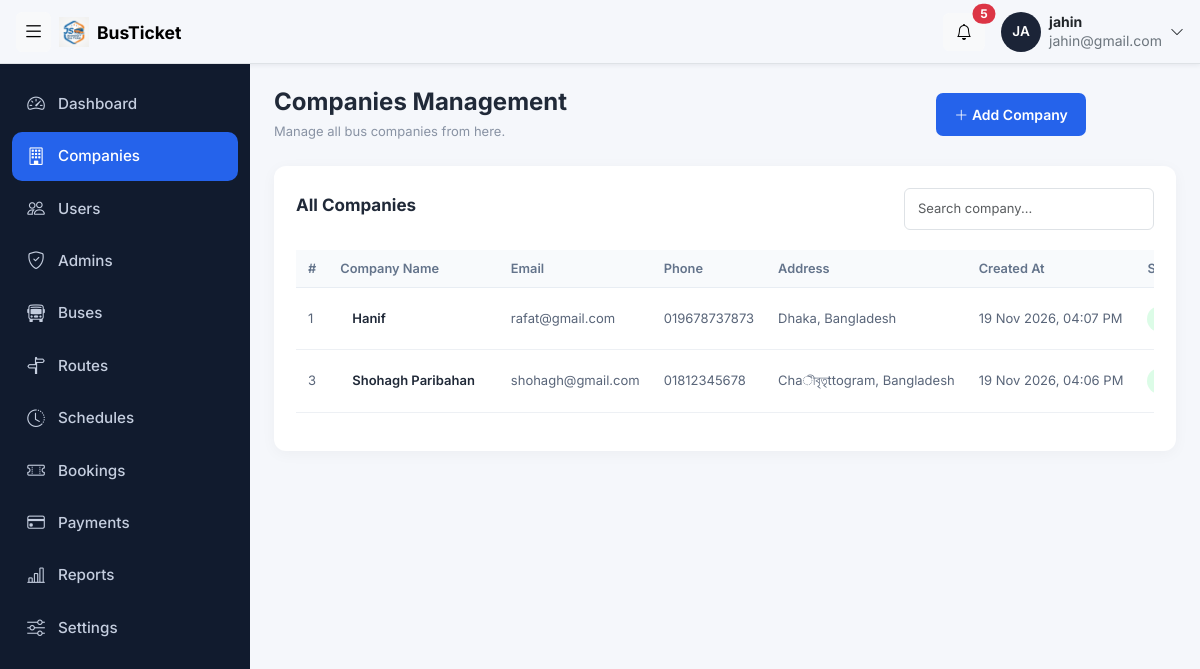
Screenshot of /admin/companies.php (signed in) with the database file from the repository.
### tables this page shows
CREATE TABLE `bus_companies` (
  `company_id` int(11) NOT NULL,
  `company_name` varchar(100) NOT NULL,
  `email` varchar(100) NOT NULL,
  `phone` varchar(20) NOT NULL,
  `address` text NOT NULL,
  `status` enum('active','inactive') NOT NULL,
  `created_at` timestamp NOT NULL DEFAULT current_timestamp() ON UPDATE current_timestamp()
);

### admin/companies.php (the view, shortened to what this page needs)
<?php
include '../config/db.php';
$rawData = $conn->query("SELECT * FROM bus_companies");
?>
<!DOCTYPE html>
<html lang="bn">
<head>
   <?php
include '../includes/admin_css.php';
?>
</head>
<body>
<?php
include '../includes/topbar.php';
?>
    <div class="layout">
   <?php
include '../includes/admincmsidebar.php';
?>
      <div class="container-fluid py-4 px-4">
    <div class="page-header">
        <div>
            <h3>Companies Management</h3>
            <p>Manage all bus companies from here.</p>
        </div>
        <button class="btn-add" id="openForm">
            <i class="bi bi-plus-lg"></i> Add Company
        </button>
    </div>
    <div class="company-card">
        <div class="table-header">
            <h5>All Companies</h5>
            <input type="text" id="searchInput"
                   class="form-control search-box"
                   placeholder="Search company...">
        </div>
        <div class="table-responsive">
            <table class="table company-table" id="companyTable">
                <thead>
                    <tr>
                        <th>#</th>
                        <th>Company Name</th>
                        <th>Email</th>
                        <th>Phone</th>
                        <th>Address</th>
                        <th>Created At</th>
                        <th>Status</th>
                    </tr>
                </thead>
                <tbody>
<?php while ($row = $rawData->fetch_assoc()) { ?>
<tr>
        <td><?php echo (int)$row['company_id']; ?></td>
    <td>
        <div class="company-name">
            <?php echo htmlspecialchars($row['company_name'], ENT_QUOTES, 'UTF-8'); ?>
        </div>
    </td>
    <td><?php echo htmlspecialchars($row['email'], ENT_QUOTES, 'UTF-8'); ?></td>
    <td><?php echo htmlspecialchars($row['phone'], ENT_QUOTES, 'UTF-8'); ?></td>
    <td><?php echo htmlspecialchars($row['address'], ENT_QUOTES, 'UTF-8'); ?></td>
    <td>
    <?php echo date('d M Y, h:i A', strtotime($row['created_at'])); ?>
</td>
    <td>
        <span class="status <?php echo htmlspecialchars($row['status'], ENT_QUOTES, 'UTF-8'); ?>">
        </span>
    </td>
</tr>
<?php } ?>
</tbody>
            </table>
        </div>
    </div>
</div>
</body>
</html>

### assets/css/admin.css (style rules this page uses)
:root { --topbar-h: 64px; --sidebar-w: 250px; --sidebar-w-collapsed: 72px; --brand: #2563eb; --ink: #1b2437; --bg: #f4f6fa; }
body { background: var(--bg); color: var(--ink); font-family: "Inter", "Nirmala UI", system-ui, sans-serif; }
.search-box { position: relative; flex: 1; max-width: 460px; }
.layout { display: flex; min-height: calc(100vh - var(--topbar-h)); margin-top: var(--topbar-h); }
.layout > .sidebar + * { flex: 1; min-width: 0; margin-left: var(--sidebar-w); transition: margin-left .25s ease; }
.table th { font-size: .8rem; color: #5b6679; white-space: nowrap; }
.table td { white-space: nowrap; }

### assets/css/companies.css (style rules this page uses)
body { background: #f5f7fb; font-family: 'Inter', sans-serif; color: #202938; }
.page-header { display: flex; justify-content: space-between; align-items: center; margin-bottom: 25px; width: 90%; }
.page-header h3 { font-size: 24px; font-weight: 700; margin-bottom: 5px; }
.page-header p, .form-heading p { color: #8993a4; font-size: 13px; margin: 0; }
.btn-add { background: #2563eb; color: white; border: none; padding: 11px 18px; border-radius: 7px; font-size: 14px; font-weight: 600; }
.company-card { background: white; border-radius: 12px; padding: 22px; box-shadow: 0 3px 15px rgba(0,0,0,0.04); }
.table-header { display: flex; justify-content: space-between; align-items: center; margin-bottom: 20px; }
.table-header h5 { font-size: 17px; font-weight: 700; }
.search-box { max-width: 250px; font-size: 13px; padding: 10px 13px; }
.company-table { vertical-align: middle; font-size: 13px; width: 100%; }
.company-table thead th { background: #f8fafc; color: #64748b; font-weight: 600; padding: 9px 12px; white-space: nowrap; border-bottom: 1px solid #e8edf3; }
.company-table tbody td { padding: 9px 12px; color: #596579; border-bottom: 1px solid #edf0f4; }
.company-name { color: #202938; font-weight: 600; padding: 12px; }
.status { padding: 6px 11px; border-radius: 20px; font-size: 11px; font-weight: 600; }
.status.active { background: #dcfce7; color: #15803d; }

### assets/css/adminbar.css (style rules this page uses)
body { background: #f5f7fb; font-family: 'Inter', sans-serif; color: #202938; }
.page-header { display: flex; justify-content: space-between; align-items: center; margin-bottom: 25px; }
.page-header h3 { font-size: 24px; font-weight: 700; margin-bottom: 5px; }
.page-header p, .form-heading p { color: #8993a4; font-size: 13px; margin: 0; }
.btn-add { background: #2563eb; color: white; border: none; padding: 11px 18px; border-radius: 7px; font-size: 14px; font-weight: 600; }
.company-card { background: white; border-radius: 12px; padding: 22px; box-shadow: 0 3px 15px rgba(0,0,0,0.04); }
.table-header { display: flex; justify-content: space-between; align-items: center; margin-bottom: 20px; }
.table-header h5 { font-size: 17px; font-weight: 700; }
.search-box { max-width: 250px; font-size: 13px; padding: 10px 13px; }
.company-table { vertical-align: middle; font-size: 13px; width: 100%; }
.company-table thead th { background: #f8fafc; color: #64748b; font-weight: 600; padding: 9px 12px; white-space: nowrap; border-bottom: 1px solid #e8edf3; }
.company-table tbody td { padding: 9px 12px; color: #596579; border-bottom: 1px solid #edf0f4; }
.company-name { color: #202938; font-weight: 600; padding: 12px; }
.status { padding: 6px 11px; border-radius: 20px; font-size: 11px; font-weight: 600; }
.status.active { background: #dcfce7; color: #15803d; }

### rows the page displays
bus_companies: company_id "1", company_name "Hanif", email "rafat@gmail.com", phone "019678737873", address "Dhaka, Bangladesh", created_at "19 Nov 2026, 04:07 PM"
bus_companies: company_id "3", company_name "Shohagh Paribahan", email "shohagh@gmail.com", phone "01812345678", address "Chaীবৃতৃttogram, Bangladesh", created_at "19 Nov 2026, 04:06 PM"

### other values shown
substr($_SESSION['name'], 0, 2) "JA"
$_SESSION['name'] "jahin"
$_SESSION['email'] "jahin@gmail.com"
